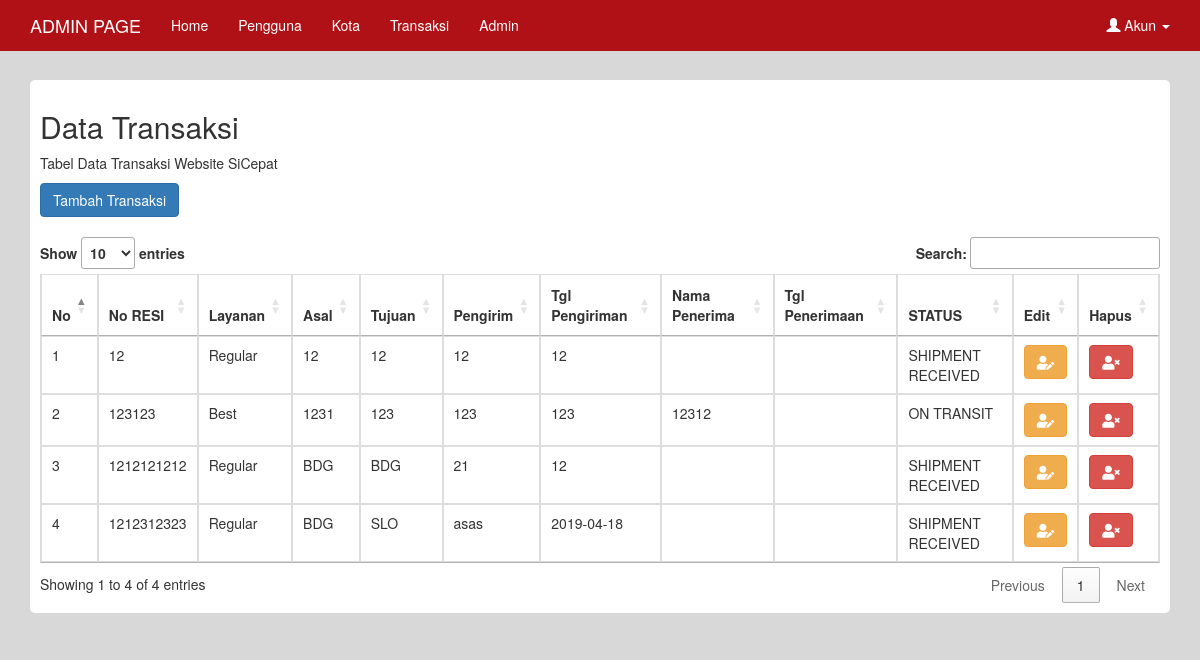
Screenshot of /index.php/admin/transaksi with the database file from the repository.
### tables this page shows
CREATE TABLE `transaksi` (
  `noresi` int(30) NOT NULL,
  `idlayanan` int(1) NOT NULL,
  `asal` varchar(20) NOT NULL,
  `tujuan` varchar(20) NOT NULL,
  `pengirim` varchar(10) NOT NULL,
  `tglpengiriman` varchar(20) NOT NULL,
  `namapenerima` varchar(20) NOT NULL,
  `tglpenerimaan` varchar(30) NOT NULL,
  `status` varchar(20) NOT NULL
);

CREATE TABLE `pengiriman` (
  `idlayanan` int(1) NOT NULL,
  `layanan` varchar(20) NOT NULL,
  `tarif` int(11) NOT NULL,
  `estimasi` varchar(20) NOT NULL
);

### application/controllers/Admin.php (called while the page is built, shortened)
<?php
class Admin extends CI_Controller {
	public function __construct()
	{
		$this->load->model('M_admin');
	}
	public function transaksi()
	{
		$datatransaksi = $this->M_admin->Gettransaksi_resi();
		$datakota = $this->M_admin->Getkota_kode();
		$datapengiriman = $this->M_admin->Getpengiriman_id();
		$this->load->view('admin/page_header',['datakota'=>$datakota,'datapengiriman'=>$datapengiriman]);
		$this->load->view('admin/page_transaksi',['datatransaksi'=>$datatransaksi]);
	}
}

### index.php (called while the page is built, shortened)
<?php
require_once BASEPATH.'core/CodeIgniter.php';

### application/models/M_admin.php (called while the page is built, shortened)
<?php
class M_admin extends CI_Model {
	public function Getkota_kode(){
		$this->db->select('*');
		$this->db->from('kota');
		$query = $this->db->get();
		return $query->result();
	}
	public function Gettransaksi_resi(){
		$this->db->select('*');
		$this->db->from('transaksi');
		$this->db->join('pengiriman','pengiriman.idlayanan=transaksi.idlayanan','LEFT OUTER');
		$query = $this->db->get();
		return $query->result();
	}
	public function Getpengiriman_id(){
		$this->db->select('*');
		$this->db->from('pengiriman');
		$query = $this->db->get();
		return $query->result();
	}
}

### application/views/admin/page_transaksi.php (the view, shortened to what this page needs)
  <div class="container">
    <div class="box">
      <h2>Data Transaksi</h2>
      <p>Tabel Data Transaksi Website SiCepat</p>
      <button type="button" class="btn btn-primary" data-toggle="modal" data-target="#tambahkota">Tambah Transaksi</button>
      <br><br>
      <table class="table table-bordered" id="table">
        <thead>
          <tr>
            <th>No</th>
            <th>No RESI</th>
            <th>Layanan</th>
            <th>Asal</th>
            <th>Tujuan</th>
            <th>Pengirim</th>
            <th>Tgl Pengiriman</th>
            <th>Nama Penerima</th>
            <th>Tgl Penerimaan</th>
            <th>STATUS</th>
            <th>Edit</th>
            <th>Hapus</th>
          </tr>
        </thead>
        <tbody>
          <?php $no=1; foreach ($datatransaksi as $d ) {?>
          <tr>
            <form>
              <td><?php echo $no++ ?></td>
              <td><?php echo $d->noresi ?></td>
            <td><?php echo $d->layanan  ?></td>
            <td><?php echo $d->asal ?></td>
            <td><?php echo $d->tujuan ?></td>
            <td><?php echo $d->pengirim ?></td>
            <td><?php echo $d->tglpengiriman ?></td>
            <td><?php echo $d->namapenerima ?></td>
            <td><?php echo $d->tglpenerimaan ?></td>
            <td><?php echo $d->status ?></td>
              <td><button type="button" class="btn btn-warning" data-toggle="modal" data-target="#edit<?php echo $d->noresi ?>"><i class="fas fa-user-edit"></i></button></td>
              <td><a type="button" class="btn btn-danger"  href="<?= base_url('index.php/admin/hapustransaksi/' .$d->noresi)?>" onClick="return confirm('Apakah Anda Yakin?')" ><i class="fas fa-user-times"></i></a></td>
            </form>
          </tr>
          <?php } ?>
        </tbody>
      </table>
    </div>
  </div>
</body>
</html>

### application/views/admin/page_header.php (style rules this page uses)
.box { margin-top: 80px; margin-bottom: 20px; padding: 10px; background-color: #fff ; border-radius: 5px; }
body { background-color: #D8D8D8; }

### rows the page displays
transaksi: noresi "12", idlayanan.layanan "Regular", asal "12", tujuan "12", pengirim "12", tglpengiriman "12", status "SHIPMENT RECEIVED"
transaksi: noresi "123123", idlayanan.layanan "Best", asal "1231", tujuan "123", pengirim "123", tglpengiriman "123", namapenerima "12312", status "ON TRANSIT"
transaksi: noresi "1212121212", idlayanan.layanan "Regular", asal "BDG", tujuan "BDG", pengirim "21", tglpengiriman "12", status "SHIPMENT RECEIVED"
transaksi: noresi "1212312323", idlayanan.layanan "Regular", asal "BDG", tujuan "SLO", pengirim "asas", tglpengiriman "2019-04-18", status "SHIPMENT RECEIVED"
